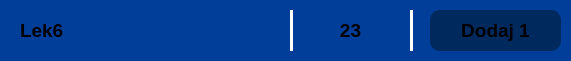
     <widget class="QFrame" name="frame_41">
      <property name="geometry">
       <rect>
        <x>40</x>
        <y>360</y>
        <width>571</width>
        <height>61</height>
       </rect>
      </property>
      <property name="styleSheet">
       <string notr="true">background-color: rgb(0, 62, 154);
border-radius: 10px;</string>
      </property>
      <property name="frameShape">
       <enum>QFrame::Shape::StyledPanel</enum>
      </property>
      <property name="frameShadow">
       <enum>QFrame::Shadow::Raised</enum>
      </property>
      <widget class="Line" name="line_18">
       <property name="geometry">
        <rect>
         <x>290</x>
         <y>10</y>
         <width>3</width>
         <height>41</height>
        </rect>
       </property>
       <property name="styleSheet">
        <string notr="true">background-color: white;</string>
       </property>
       <property name="orientation">
        <enum>Qt::Orientation::Vertical</enum>
       </property>
      </widget>
      <widget class="Line" name="line_19">
       <property name="geometry">
        <rect>
         <x>410</x>
         <y>10</y>
         <width>3</width>
         <height>41</height>
        </rect>
       </property>
       <property name="styleSheet">
        <string notr="true">background-color: white;</string>
       </property>
       <property name="orientation">
        <enum>Qt::Orientation::Vertical</enum>
       </property>
      </widget>
      <widget class="QLabel" name="label_41">
       <property name="geometry">
        <rect>
         <x>310</x>
         <y>10</y>
         <width>81</width>
         <height>41</height>
        </rect>
       </property>
       <property name="font">
        <font>
         <pointsize>14</pointsize>
         <bold>true</bold>
        </font>
       </property>
       <property name="layoutDirection">
        <enum>Qt::LayoutDirection::LeftToRight</enum>
       </property>
       <property name="styleSheet">
        <string notr="true"/>
       </property>
       <property name="text">
        <string>23</string>
       </property>
       <property name="textFormat">
        <enum>Qt::TextFormat::RichText</enum>
       </property>
       <property name="alignment">
        <set>Qt::AlignmentFlag::AlignCenter</set>
       </property>
      </widget>
      <widget class="QLabel" name="label_42">
       <property name="geometry">
        <rect>
         <x>20</x>
         <y>10</y>
         <width>261</width>
         <height>41</height>
        </rect>
       </property>
       <property name="font">
        <font>
         <pointsize>14</pointsize>
         <bold>true</bold>
        </font>
       </property>
       <property name="layoutDirection">
        <enum>Qt::LayoutDirection::LeftToRight</enum>
       </property>
       <property name="styleSheet">
        <string notr="true"/>
       </property>
       <property name="text">
        <string>Lek6</string>
       </property>
       <property name="textFormat">
        <enum>Qt::TextFormat::RichText</enum>
       </property>
       <property name="alignment">
        <set>Qt::AlignmentFlag::AlignLeading|Qt::AlignmentFlag::AlignLeft|Qt::AlignmentFlag::AlignVCenter</set>
       </property>
      </widget>
      <widget class="QFrame" name="frame_42">
       <property name="geometry">
        <rect>
         <x>430</x>
         <y>10</y>
         <width>131</width>
         <height>41</height>
        </rect>
       </property>
       <property name="styleSheet">
        <string notr="true">background-color: rgb(0, 41, 94);
border-radius: 10px;</string>
       </property>
       <property name="frameShape">
        <enum>QFrame::Shape::StyledPanel</enum>
       </property>
       <property name="frameShadow">
        <enum>QFrame::Shadow::Raised</enum>
       </property>
       <widget class="QFrame" name="frame_43">
        <property name="geometry">
         <rect>
          <x>270</x>
          <y>60</y>
          <width>841</width>
          <height>61</height>
         </rect>
        </property>
        <property name="styleSheet">
         <string notr="true">background-color: rgb(0, 62, 154);
border-radius: 10px;</string>
        </property>
        <property name="frameShape">
         <enum>QFrame::Shape::StyledPanel</enum>
        </property>
        <property name="frameShadow">
         <enum>QFrame::Shadow::Raised</enum>
        </property>
       </widget>
       <widget class="QLabel" name="label_43">
        <property name="geometry">
         <rect>
          <x>10</x>
          <y>0</y>
          <width>111</width>
          <height>41</height>
         </rect>
        </property>
        <property name="font">
         <font>
          <pointsize>14</pointsize>
          <bold>true</bold>
         </font>
        </property>
        <property name="layoutDirection">
         <enum>Qt::LayoutDirection::LeftToRight</enum>
        </property>
        <property name="styleSheet">
         <string notr="true"/>
        </property>
        <property name="text">
         <string>Dodaj 1</string>
        </property>
        <property name="textFormat">
         <enum>Qt::TextFormat::RichText</enum>
        </property>
        <property name="alignment">
         <set>Qt::AlignmentFlag::AlignCenter</set>
        </property>
       </widget>
      </widget>
     </widget>
